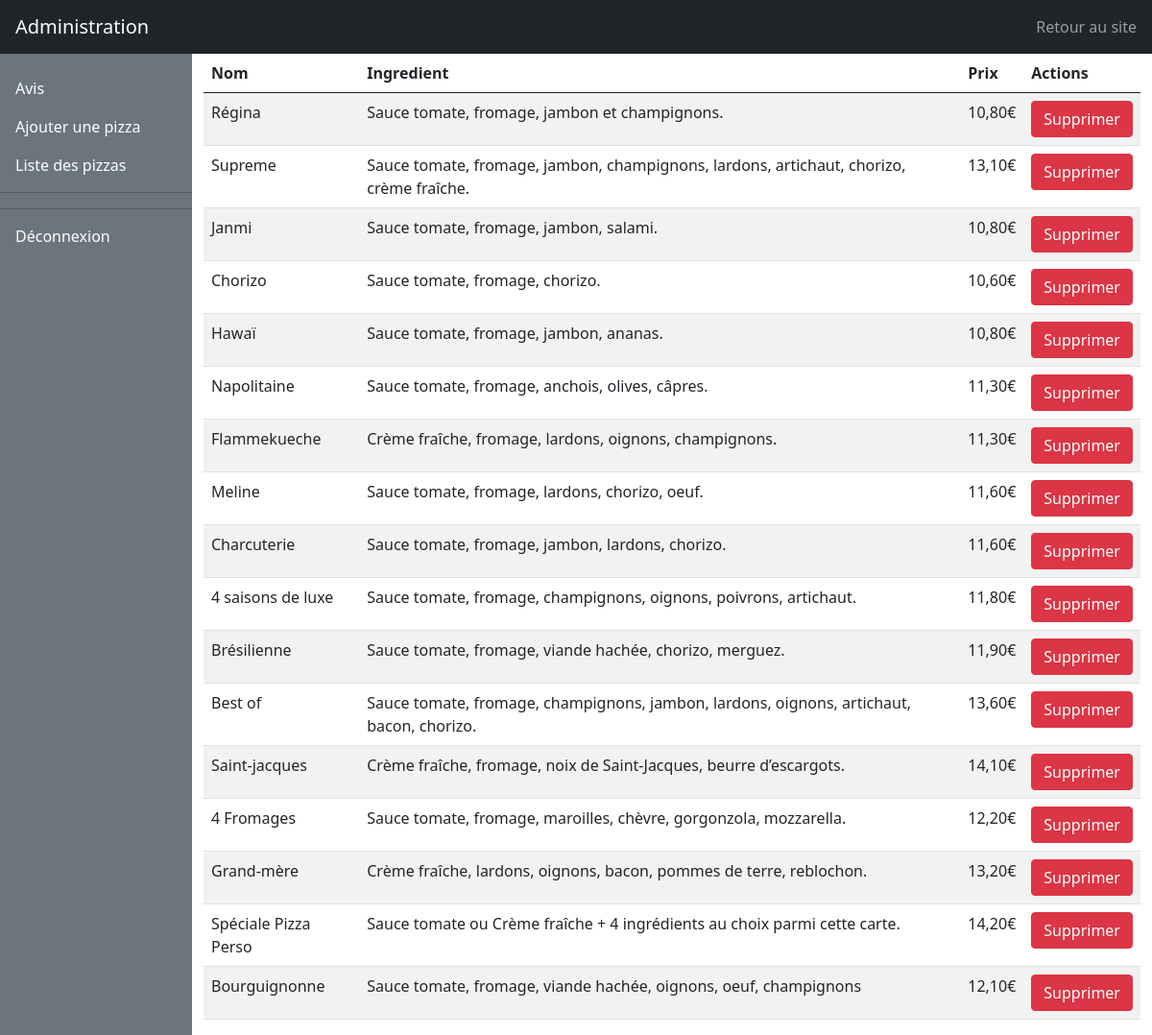
Screenshot of /admin/pizzas-liste.php (signed in) with the database file from the repository.
### tables this page shows
CREATE TABLE IF NOT EXISTS `pizzas` (
  `id` int(11) NOT NULL AUTO_INCREMENT,
  `nom` varchar(20) NOT NULL,
  `ingredient` varchar(255) NOT NULL,
  `prix` float NOT NULL,
  PRIMARY KEY (`id`)
);

### admin/pizzas-liste.php (the view)
<?php require 'partials/header.php';
global $db;
$pizzas = $db->query('SELECT * FROM pizzas')->fetchAll();
?>
<table class="table table-striped">
    <thead>
        <tr>
            <th>Nom</th>
            <th>Ingredient</th>
            <th>Prix</th>
            <th>Actions</th>
        </tr>
    </thead>
    <tbody>
        <?php foreach ($pizzas as $pizza) { ?>
            <tr>
                <td><?= $pizza['nom']; ?></td>
                <td><?= $pizza['ingredient']; ?></td>
                <td><?= number_format($pizza['prix'], 2, ',', ' '); ?>€</td>
                <td>
                <a href="./pizza-supprimer.php?id=<?= $pizza['id']; ?>"
                       class="btn btn-danger"
                       onclick="return confirm('Voulez-vous supprimer cette pizza <?= $pizza['nom']; ?> ?');">
                        Supprimer
                    </a>
                </td>
            </tr>
        <?php } ?>
    </tbody>
</table>
<?php require 'partials/footer.php'; ?>

### rows the page displays
pizzas: nom "Régina", ingredient "Sauce tomate, fromage, jambon et champignons.", prix "10,80"
pizzas: nom "Supreme", ingredient "Sauce tomate, fromage, jambon, champignons, lardons, artichaut, chorizo, crème fraîche.", prix "13,10"
pizzas: nom "Janmi", ingredient "Sauce tomate, fromage, jambon, salami.", prix "10,80"
pizzas: nom "Chorizo", ingredient "Sauce tomate, fromage, chorizo.", prix "10,60"
pizzas: nom "Hawaï", ingredient "Sauce tomate, fromage, jambon, ananas.", prix "10,80"
pizzas: nom "Napolitaine", ingredient "Sauce tomate, fromage, anchois, olives, câpres.", prix "11,30"
pizzas: nom "Flammekueche", ingredient "Crème fraîche, fromage, lardons, oignons, champignons.", prix "11,30"
pizzas: nom "Meline", ingredient "Sauce tomate, fromage, lardons, chorizo, oeuf.", prix "11,60"
pizzas: nom "Charcuterie", ingredient "Sauce tomate, fromage, jambon, lardons, chorizo.", prix "11,60"
pizzas: nom "4 saisons de luxe", ingredient "Sauce tomate, fromage, champignons, oignons, poivrons, artichaut.", prix "11,80"
pizzas: nom "Brésilienne", ingredient "Sauce tomate, fromage, viande hachée, chorizo, merguez.", prix "11,90"
pizzas: nom "Best of", ingredient "Sauce tomate, fromage, champignons, jambon, lardons, oignons, artichaut, bacon, chorizo.", prix "13,60"
pizzas: nom "Saint-jacques", ingredient "Crème fraîche, fromage, noix de Saint-Jacques, beurre d’escargots.", prix "14,10"
pizzas: nom "4 Fromages", ingredient "Sauce tomate, fromage, maroilles, chèvre, gorgonzola, mozzarella.", prix "12,20"
pizzas: nom "Grand-mère", ingredient "Crème fraîche, lardons, oignons, bacon, pommes de terre, reblochon.", prix "13,20"
pizzas: nom "Spéciale Pizza Perso", ingredient "Sauce tomate ou Crème fraîche + 4 ingrédients au choix parmi cette carte.", prix "14,20"
pizzas: nom "Bourguignonne", ingredient "Sauce tomate, fromage, viande hachée, oignons, oeuf, champignons", prix "12,10"
